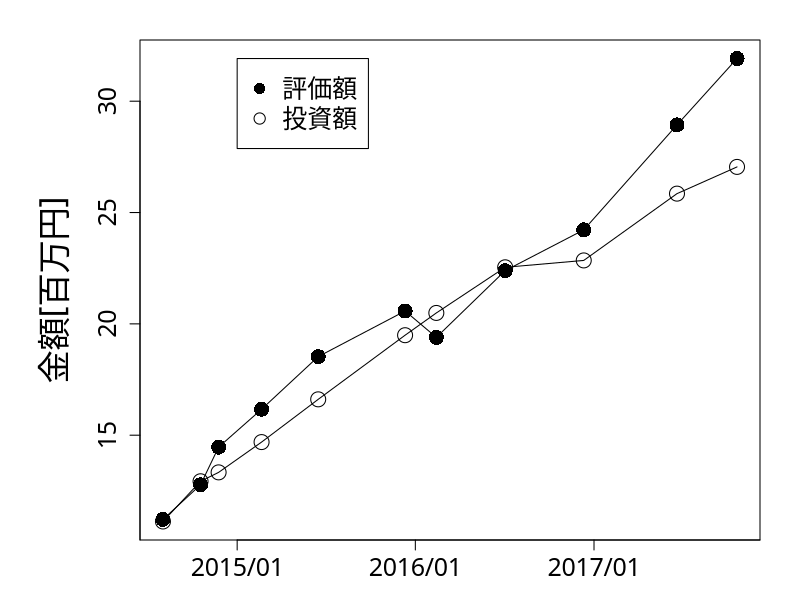

R code for this plot:
#!/usr/bin/env Rscript

t <- read.table("./invest_return.tsv", sep="\t", header=FALSE)

x <- as.Date(t$V1, "%m/%d/%Y")
y1 <- as.numeric(gsub(",","", t$V2))/1000000
y2 <- as.numeric(gsub(",","", t$V3))/1000000
png("../images/investment_return/investment_return.png")
y_range <- range(y1, y2)

par(family = "HiraKakuProN-W3")
# mar – A numeric vector of length 4, which sets the margin sizes in the following order: bottom, left, top, and right. The default is c(5.1, 4.1, 4.1, 2.1).

par(mar = c(3, 7, 2, 2))

# mgp – A numeric vector of length 3, which sets the axis label locations relative to the edge of the inner plot window. The first value represents the location the labels (i.e. xlab and ylab in plot), the second the tick-mark labels, and third the tick marks. The default is c(3, 1, 0).

par(mgp = c(3.5, 1, 0))

plot(x, y1, xlab="", ylab="金額[百万円]", type="o", 
     cex.lab=2, cex.axis=1.5, cex.main=1.5, cex=2, ylim=y_range,
     xaxt="n",
     yaxp = c(10, 30, 4),
     pch=1
     )
lines(x, y2, xlab="", type="o", pch=16,
     ylab="金額[百万円]",
     cex.lab=2, cex.axis=1.5, cex.main=1.5, cex=2, ylim=y_range,
     xaxt="n",
# 1,000万円から3,000万円までを3分割で
     yaxp = c(10, 30, 4)
     )
x_years = as.Date(c("2015/1/1", "2016/1/1", "2017/1/1", "2018/1/1"), "%Y/%m/%d")
axis(1, x_years, format(x_years, "%Y/%m"), cex=2, cex.axis=1.5, cex.main=1.5, cex.lab=2)

legend(x_years[1], y_range[2], c("評価額", "投資額"), cex=1.5, pch=c(16, 1))
